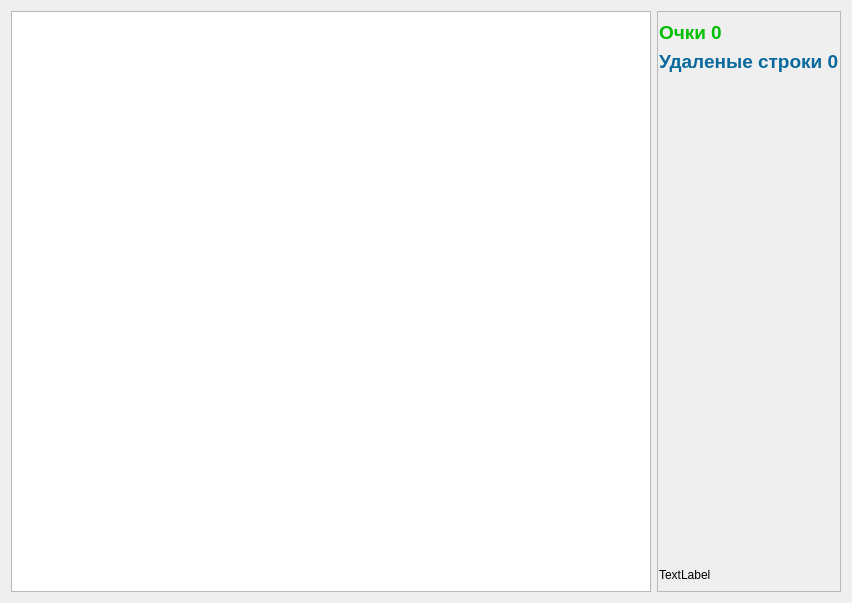
<?xml version="1.0" encoding="UTF-8"?>
<ui version="4.0">
 <class>TrenTetrisPatientWindow</class>
 <widget class="QDialog" name="TrenTetrisPatientWindow">
  <property name="geometry">
   <rect>
    <x>0</x>
    <y>0</y>
    <width>852</width>
    <height>603</height>
   </rect>
  </property>
  <property name="windowTitle">
   <string>Dialog</string>
  </property>
  <layout class="QHBoxLayout" name="horizontalLayout">
   <item>
    <widget class="QGraphicsView" name="gvGame"/>
   </item>
   <item>
    <widget class="QFrame" name="frParams">
     <property name="sizePolicy">
      <sizepolicy hsizetype="Fixed" vsizetype="Preferred">
       <horstretch>0</horstretch>
       <verstretch>0</verstretch>
      </sizepolicy>
     </property>
     <property name="minimumSize">
      <size>
       <width>180</width>
       <height>0</height>
      </size>
     </property>
     <property name="palette">
      <palette>
       <active>
        <colorrole role="Base">
         <brush brushstyle="SolidPattern">
          <color alpha="255">
           <red>255</red>
           <green>255</green>
           <blue>255</blue>
          </color>
         </brush>
        </colorrole>
       </active>
       <inactive>
        <colorrole role="Base">
         <brush brushstyle="SolidPattern">
          <color alpha="255">
           <red>255</red>
           <green>255</green>
           <blue>255</blue>
          </color>
         </brush>
        </colorrole>
       </inactive>
       <disabled>
        <colorrole role="Base">
         <brush brushstyle="SolidPattern">
          <color alpha="255">
           <red>240</red>
           <green>240</green>
           <blue>240</blue>
          </color>
         </brush>
        </colorrole>
       </disabled>
      </palette>
     </property>
     <property name="font">
      <font>
       <pointsize>14</pointsize>
       <weight>75</weight>
       <bold>true</bold>
      </font>
     </property>
     <property name="frameShape">
      <enum>QFrame::StyledPanel</enum>
     </property>
     <property name="frameShadow">
      <enum>QFrame::Raised</enum>
     </property>
     <layout class="QVBoxLayout" name="verticalLayout_4">
      <property name="leftMargin">
       <number>1</number>
      </property>
      <property name="rightMargin">
       <number>1</number>
      </property>
      <item>
       <widget class="QLabel" name="lblGameScore">
        <property name="sizePolicy">
         <sizepolicy hsizetype="Preferred" vsizetype="Fixed">
          <horstretch>0</horstretch>
          <verstretch>0</verstretch>
         </sizepolicy>
        </property>
        <property name="palette">
         <palette>
          <active>
           <colorrole role="WindowText">
            <brush brushstyle="SolidPattern">
             <color alpha="255">
              <red>1</red>
              <green>191</green>
              <blue>1</blue>
             </color>
            </brush>
           </colorrole>
          </active>
          <inactive>
           <colorrole role="WindowText">
            <brush brushstyle="SolidPattern">
             <color alpha="255">
              <red>1</red>
              <green>191</green>
              <blue>1</blue>
             </color>
            </brush>
           </colorrole>
          </inactive>
          <disabled>
           <colorrole role="WindowText">
            <brush brushstyle="SolidPattern">
             <color alpha="255">
              <red>120</red>
              <green>120</green>
              <blue>120</blue>
             </color>
            </brush>
           </colorrole>
          </disabled>
         </palette>
        </property>
        <property name="font">
         <font>
          <pointsize>14</pointsize>
          <weight>75</weight>
          <bold>true</bold>
         </font>
        </property>
        <property name="text">
         <string>Очки 0</string>
        </property>
       </widget>
      </item>
      <item>
       <widget class="QLabel" name="lblGameLines">
        <property name="palette">
         <palette>
          <active>
           <colorrole role="WindowText">
            <brush brushstyle="SolidPattern">
             <color alpha="255">
              <red>9</red>
              <green>105</green>
              <blue>156</blue>
             </color>
            </brush>
           </colorrole>
          </active>
          <inactive>
           <colorrole role="WindowText">
            <brush brushstyle="SolidPattern">
             <color alpha="255">
              <red>9</red>
              <green>105</green>
              <blue>156</blue>
             </color>
            </brush>
           </colorrole>
          </inactive>
          <disabled>
           <colorrole role="WindowText">
            <brush brushstyle="SolidPattern">
             <color alpha="255">
              <red>120</red>
              <green>120</green>
              <blue>120</blue>
             </color>
            </brush>
           </colorrole>
          </disabled>
         </palette>
        </property>
        <property name="text">
         <string>Удаленые строки 0</string>
        </property>
       </widget>
      </item>
      <item>
       <spacer name="verticalSpacer">
        <property name="orientation">
         <enum>Qt::Vertical</enum>
        </property>
        <property name="sizeHint" stdset="0">
         <size>
          <width>20</width>
          <height>40</height>
         </size>
        </property>
       </spacer>
      </item>
      <item>
       <widget class="QLabel" name="lblFullPicture">
        <property name="font">
         <font>
          <pointsize>9</pointsize>
          <weight>50</weight>
          <bold>false</bold>
         </font>
        </property>
        <property name="text">
         <string>TextLabel</string>
        </property>
       </widget>
      </item>
     </layout>
    </widget>
   </item>
  </layout>
 </widget>
 <resources/>
 <connections/>
</ui>
